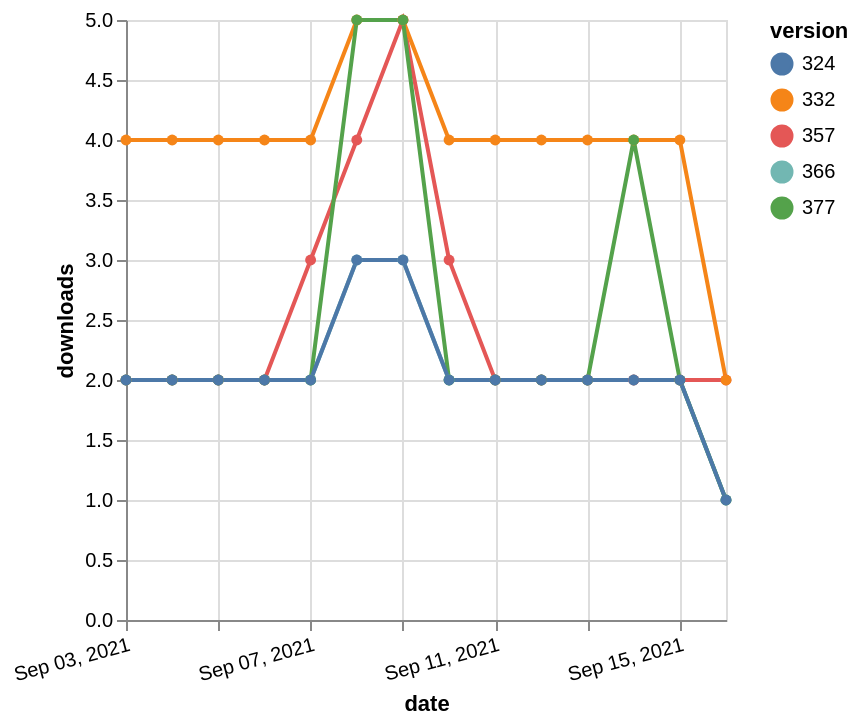

Describe this chart as a Vega-Lite specification.
### Vega-Lite specification from a JSON file in a GitHub repository (floating-point values rounded to 4 significant figures)
{"$schema": "https://vega.github.io/schema/vega-lite/v5.json", "description": "A simple bar chart with embedded data.", "data": {"values": [{"date": "2021-09-03", "total": 2326, "delta": 2, "version": "366"}, {"date": "2021-09-04", "total": 2328, "delta": 2, "version": "366"}, {"date": "2021-09-05", "total": 2330, "delta": 2, "version": "366"}, {"date": "2021-09-06", "total": 2332, "delta": 2, "version": "366"}, {"date": "2021-09-07", "total": 2334, "delta": 2, "version": "366"}, {"date": "2021-09-08", "total": 2337, "delta": 3, "version": "366"}, {"date": "2021-09-09", "total": 2340, "delta": 3, "version": "366"}, {"date": "2021-09-10", "total": 2342, "delta": 2, "version": "366"}, {"date": "2021-09-11", "total": 2344, "delta": 2, "version": "366"}, {"date": "2021-09-12", "total": 2346, "delta": 2, "version": "366"}, {"date": "2021-09-13", "total": 2348, "delta": 2, "version": "366"}, {"date": "2021-09-14", "total": 2350, "delta": 2, "version": "366"}, {"date": "2021-09-15", "total": 2352, "delta": 2, "version": "366"}, {"date": "2021-09-16", "total": 2353, "delta": 1, "version": "366"}, {"date": "2021-09-03", "total": 2947, "delta": 2, "version": "357"}, {"date": "2021-09-04", "total": 2949, "delta": 2, "version": "357"}, {"date": "2021-09-05", "total": 2951, "delta": 2, "version": "357"}, {"date": "2021-09-06", "total": 2953, "delta": 2, "version": "357"}, {"date": "2021-09-07", "total": 2956, "delta": 3, "version": "357"}, {"date": "2021-09-08", "total": 2960, "delta": 4, "version": "357"}, {"date": "2021-09-09", "total": 2965, "delta": 5, "version": "357"}, {"date": "2021-09-10", "total": 2968, "delta": 3, "version": "357"}, {"date": "2021-09-11", "total": 2970, "delta": 2, "version": "357"}, {"date": "2021-09-12", "total": 2972, "delta": 2, "version": "357"}, {"date": "2021-09-13", "total": 2974, "delta": 2, "version": "357"}, {"date": "2021-09-14", "total": 2976, "delta": 2, "version": "357"}, {"date": "2021-09-15", "total": 2978, "delta": 2, "version": "357"}, {"date": "2021-09-16", "total": 2980, "delta": 2, "version": "357"}, {"date": "2021-09-03", "total": 4893, "delta": 4, "version": "332"}, {"date": "2021-09-04", "total": 4897, "delta": 4, "version": "332"}, {"date": "2021-09-05", "total": 4901, "delta": 4, "version": "332"}, {"date": "2021-09-06", "total": 4905, "delta": 4, "version": "332"}, {"date": "2021-09-07", "total": 4909, "delta": 4, "version": "332"}, {"date": "2021-09-08", "total": 4914, "delta": 5, "version": "332"}, {"date": "2021-09-09", "total": 4919, "delta": 5, "version": "332"}, {"date": "2021-09-10", "total": 4923, "delta": 4, "version": "332"}, {"date": "2021-09-11", "total": 4927, "delta": 4, "version": "332"}, {"date": "2021-09-12", "total": 4931, "delta": 4, "version": "332"}, {"date": "2021-09-13", "total": 4935, "delta": 4, "version": "332"}, {"date": "2021-09-14", "total": 4939, "delta": 4, "version": "332"}, {"date": "2021-09-15", "total": 4943, "delta": 4, "version": "332"}, {"date": "2021-09-16", "total": 4945, "delta": 2, "version": "332"}, {"date": "2021-09-03", "total": 2141, "delta": 2, "version": "377"}, {"date": "2021-09-04", "total": 2143, "delta": 2, "version": "377"}, {"date": "2021-09-05", "total": 2145, "delta": 2, "version": "377"}, {"date": "2021-09-06", "total": 2147, "delta": 2, "version": "377"}, {"date": "2021-09-07", "total": 2149, "delta": 2, "version": "377"}, {"date": "2021-09-08", "total": 2154, "delta": 5, "version": "377"}, {"date": "2021-09-09", "total": 2159, "delta": 5, "version": "377"}, {"date": "2021-09-10", "total": 2161, "delta": 2, "version": "377"}, {"date": "2021-09-11", "total": 2163, "delta": 2, "version": "377"}, {"date": "2021-09-12", "total": 2165, "delta": 2, "version": "377"}, {"date": "2021-09-13", "total": 2167, "delta": 2, "version": "377"}, {"date": "2021-09-14", "total": 2171, "delta": 4, "version": "377"}, {"date": "2021-09-15", "total": 2173, "delta": 2, "version": "377"}, {"date": "2021-09-16", "total": 2174, "delta": 1, "version": "377"}, {"date": "2021-09-03", "total": 2658, "delta": 2, "version": "324"}, {"date": "2021-09-04", "total": 2660, "delta": 2, "version": "324"}, {"date": "2021-09-05", "total": 2662, "delta": 2, "version": "324"}, {"date": "2021-09-06", "total": 2664, "delta": 2, "version": "324"}, {"date": "2021-09-07", "total": 2666, "delta": 2, "version": "324"}, {"date": "2021-09-08", "total": 2669, "delta": 3, "version": "324"}, {"date": "2021-09-09", "total": 2672, "delta": 3, "version": "324"}, {"date": "2021-09-10", "total": 2674, "delta": 2, "version": "324"}, {"date": "2021-09-11", "total": 2676, "delta": 2, "version": "324"}, {"date": "2021-09-12", "total": 2678, "delta": 2, "version": "324"}, {"date": "2021-09-13", "total": 2680, "delta": 2, "version": "324"}, {"date": "2021-09-14", "total": 2682, "delta": 2, "version": "324"}, {"date": "2021-09-15", "total": 2684, "delta": 2, "version": "324"}, {"date": "2021-09-16", "total": 2685, "delta": 1, "version": "324"}]}, "width": "container", "mark": {"type": "line", "point": {"filled": true}}, "encoding": {"x": {"field": "date", "type": "temporal", "timeUnit": "yearmonthdate", "title": "date", "axis": {"labelAngle": -15}}, "y": {"field": "delta", "type": "quantitative", "title": "downloads"}, "color": {"field": "version", "type": "nominal"}, "tooltip": {"field": "delta"}}}
